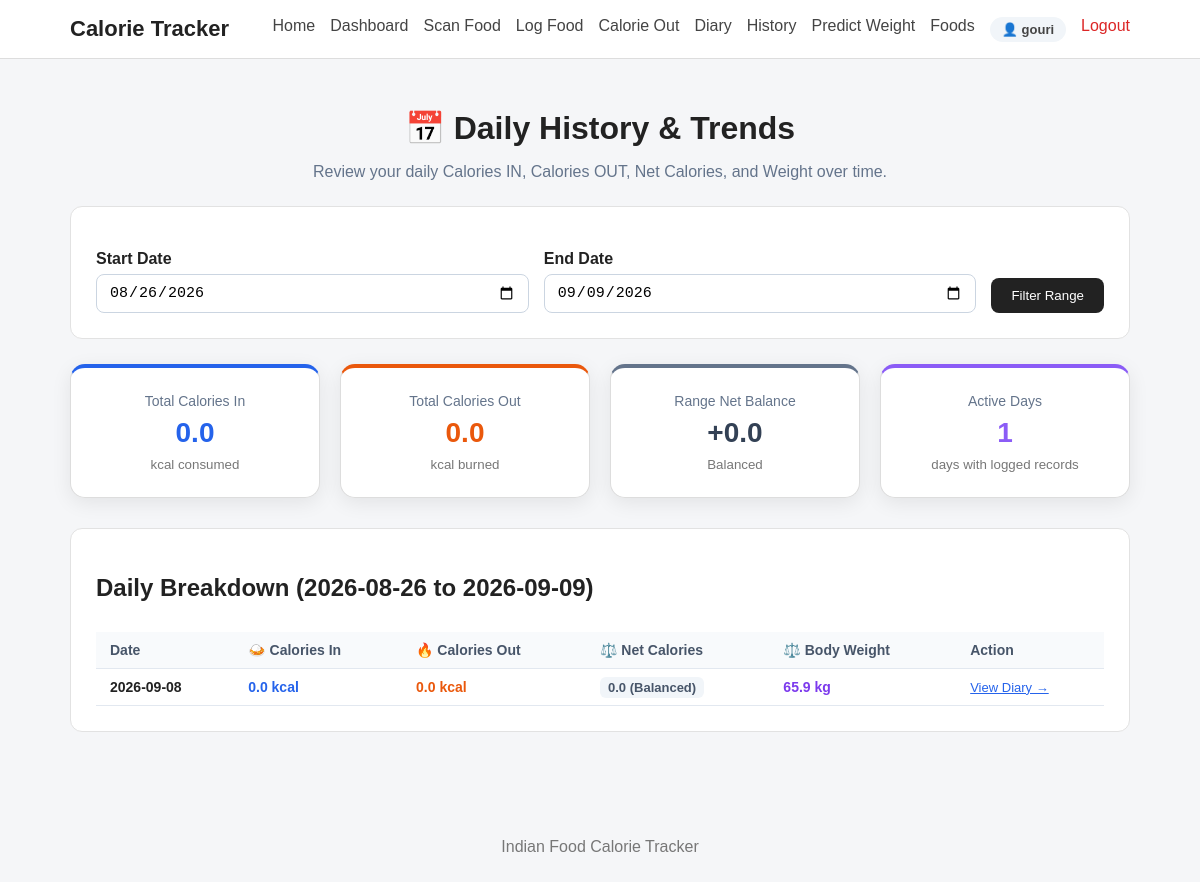
Page /history (signed in) on the earlier database version.
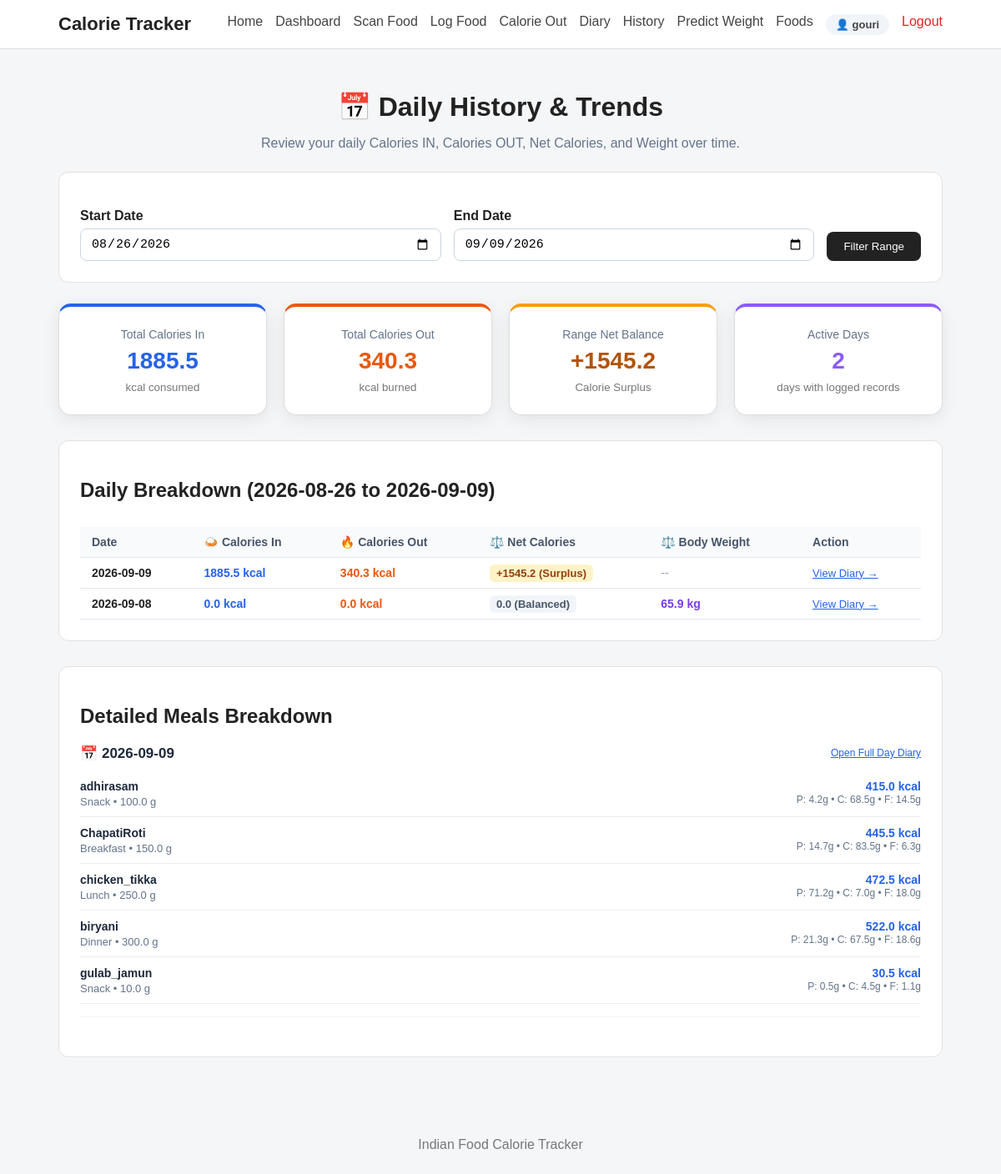
Same page on the later database version.
### tables this page shows
CREATE TABLE calorie_in_records (
            id INTEGER PRIMARY KEY AUTOINCREMENT,
            user_id INTEGER NOT NULL,
            dish_name TEXT NOT NULL,
            quantity REAL NOT NULL,
            meal_type TEXT,
            calories REAL DEFAULT 0.0,
            carbohydrates REAL DEFAULT 0.0,
            protein REAL DEFAULT 0.0,
            fats REAL DEFAULT 0.0,
            free_sugar REAL DEFAULT 0.0,
            fibre REAL DEFAULT 0.0,
            sodium REAL DEFAULT 0.0,
            calcium REAL DEFAULT 0.0,
            iron REAL DEFAULT 0.0,
            vitamin_c REAL DEFAULT 0.0,
            folate REAL DEFAULT 0.0,
            notes TEXT DEFAULT '',
            recorded_date TEXT NOT NULL,
            recorded_time TEXT,
            created_at TIMESTAMP DEFAULT CURRENT_TIMESTAMP,
            FOREIGN KEY (user_id) REFERENCES users(id) ON DELETE CASCADE
        );

### app.py (the view)
@app.route(
    "/history",
    methods=["GET", "POST"]
)
@login_required
def history():
    user_id = session.get("user_id")
    if request.method == "POST":
        start_date = request.form.get("start_date", "").strip()
        end_date = request.form.get("end_date", "").strip()
    else:
        start_date = request.args.get("start_date", "").strip()
        end_date = request.args.get("end_date", "").strip()
    today = datetime.now()
    if not start_date and not end_date:
        end_date = today.strftime("%Y-%m-%d")
        start_date = (today - timedelta(days=14)).strftime("%Y-%m-%d")
    elif not start_date:
        start_date = (today - timedelta(days=14)).strftime("%Y-%m-%d")
    elif not end_date:
        end_date = today.strftime("%Y-%m-%d")
    try:
        start = datetime.strptime(start_date, "%Y-%m-%d")
        end = datetime.strptime(end_date, "%Y-%m-%d")
    except ValueError:
        flash("Please enter valid dates (YYYY-MM-DD).", "error")
        return redirect(url_for("history"))
    if start > end:
        flash("Start date must be before or equal to end date.", "error")
        return redirect(url_for("history"))
    daily_history = get_user_history_daily(user_id, start_date, end_date, order="DESC")
    entries = get_diary_range_user(user_id, start_date, end_date)
    grouped = group_by_date(entries)
    totals = calculate_totals(entries)
    total_in = float(totals.get("Calories (kcal)", 0.0))
    total_burned = float(sum(d["calories_out"] for d in daily_history))
    total_net = round(total_in - total_burned, 1)
    return render_template(
        "history.html",
        entries=entries,
        grouped=grouped,
        totals=totals,
        daily_history=daily_history,
        total_in=round(total_in, 1),
        total_burned=round(total_burned, 1),
        total_net=total_net,
        start_date=start_date,
        end_date=end_date
    )

### app.py (called while the page is built)
def login_required(view_func):
    @wraps(view_func)
    def wrapped_view(*args, **kwargs):
        if not session.get("user_id"):
            flash("Please log in to access this page.", "error")
            return redirect(url_for("login", next=request.path))
        return view_func(*args, **kwargs)
    return wrapped_view

@app.context_processor
def inject_user():
    user_id = session.get("user_id")
    if user_id:
        user = get_user_by_id(user_id)
        if user:
            return {"current_user": user, "logged_in": True}
    return {"current_user": None, "logged_in": False}

### database.py (called while the page is built)
def get_connection():
    connection = sqlite3.connect(
        DATABASE_PATH
    )
    connection.row_factory = sqlite3.Row
    connection.execute("PRAGMA foreign_keys = ON")
    return connection

def get_user_by_id(user_id):
    connection = get_connection()
    cursor = connection.cursor()
    cursor.execute("SELECT * FROM users WHERE id = ?", (user_id,))
    user = cursor.fetchone()
    connection.close()
    return user

### services/diary_service.py (called while the page is built)
def get_diary_range_user(user_id, start_date, end_date):
    if not user_id:
        return []
    return get_calorie_in_range(user_id, start_date, end_date)

### templates/history.html (shortened to what the changed rows need)
{% extends "base.html" %}
{% block content %}
<div class="page-header" style="text-align: center; margin-bottom: 25px;">
    <h1>📅 Daily History &amp; Trends</h1>
</div>
<div class="summary-grid" style="margin-bottom: 30px;">
    <div class="summary-card" style="border-top: 4px solid #2563eb;">
        <span style="color: #64748b; font-size: 14px;">Total Calories In</span>
        <strong style="color: #2563eb; font-size: 28px; margin: 8px 0;">
            {{ "%.1f"|format(total_in) }}
        </strong>
        <small>kcal consumed</small>
    </div>
    <div class="summary-card" style="border-top: 4px solid #ea580c;">
        <span style="color: #64748b; font-size: 14px;">Total Calories Out</span>
        <strong style="color: #ea580c; font-size: 28px; margin: 8px 0;">
            {{ "%.1f"|format(total_burned) }}
        </strong>
        <small>kcal burned</small>
    </div>
    <div class="summary-card" style="border-top: 4px solid {% if total_net > 0 %}#f59e0b{% elif total_net < 0 %}#10b981{% else %}#64748b{% endif %};">
        <span style="color: #64748b; font-size: 14px;">Range Net Balance</span>
        <strong style="color: {% if total_net > 0 %}#b45309{% elif total_net < 0 %}#047857{% else %}#334155{% endif %}; font-size: 28px; margin: 8px 0;">
            {{ "%+.1f"|format(total_net) }}
        </strong>
        <small>
            {% if total_net > 0 %}
                Calorie Surplus
            {% elif total_net < 0 %}
                Calorie Deficit
            {% else %}
                Balanced
            {% endif %}
        </small>
    </div>
    <div class="summary-card" style="border-top: 4px solid #8b5cf6;">
        <span style="color: #64748b; font-size: 14px;">Active Days</span>
        <strong style="color: #8b5cf6; font-size: 28px; margin: 8px 0;">
            {{ daily_history|length }}
        </strong>
        <small>days with logged records</small>
    </div>
</div>
<div class="card" style="margin-bottom: 30px;">
    <h2>Daily Breakdown ({{ start_date }} to {{ end_date }})</h2>
    {% if daily_history %}
        <div style="overflow-x: auto;">
            <table class="styled-table">
                <thead>
                    <tr>
                        <th>Date</th>
                        <th>🍛 Calories In</th>
                        <th>🔥 Calories Out</th>
                        <th>⚖️ Net Calories</th>
                        <th>⚖️ Body Weight</th>
                        <th>Action</th>
                    </tr>
                </thead>
                <tbody>
                    {% for row in daily_history %}
                    <tr>
                        <td><strong>{{ row.date }}</strong></td>
                        <td style="color: #2563eb; font-weight: 600;">
                            {{ "%.1f"|format(row.calories_in) }} kcal
                        </td>
                        <td style="color: #ea580c; font-weight: 600;">
                            {{ "%.1f"|format(row.calories_out) }} kcal
                        </td>
                        <td>
                            {% if row.net_calories > 0 %}
                                <span style="background: #fef3c7; color: #92400e; padding: 3px 8px; border-radius: 6px; font-weight: 600; font-size: 13px;">
                                    +{{ "%.1f"|format(row.net_calories) }} (Surplus)
                                </span>
                            {% elif row.net_calories < 0 %}
                                <span style="background: #d1fae5; color: #065f46; padding: 3px 8px; border-radius: 6px; font-weight: 600; font-size: 13px;">
                                    {{ "%.1f"|format(row.net_calories) }} (Deficit)
                                </span>
                            {% else %}
                                <span style="background: #f1f5f9; color: #475569; padding: 3px 8px; border-radius: 6px; font-weight: 600; font-size: 13px;">
                                    0.0 (Balanced)
                                </span>
                            {% endif %}
                        </td>
                        <td>
                            {% if row.weight_kg is not none %}
                                <strong style="color: #7c3aed;">{{ "%.1f"|format(row.weight_kg) }} kg</strong>
                            {% else %}
                                <span style="color: #94a3b8;">--</span>
                            {% endif %}
                        </td>
                        <td>
                            <a href="{{ url_for('diary_date', date=row.date) }}" style="color: #2563eb; font-size: 13px; text-decoration: underline;">
                                View Diary &rarr;
                            </a>
                        </td>
                    </tr>
                    {% endfor %}
                </tbody>
            </table>
        </div>
    {% else %}
        <p class="empty-message" style="padding: 30px 20px;">
            No food or exercise entries found between {{ start_date }} and {{ end_date }}.
        </p>
    {% endif %}
</div>
{% if grouped %}
<div class="card">
    <h2>Detailed Meals Breakdown</h2>
    {% for date_key, date_entries in grouped.items() %}
    <div style="margin-bottom: 22px; border-bottom: 1px solid #f1f5f9; padding-bottom: 15px;">
        <div style="display: flex; justify-content: space-between; align-items: center; margin-bottom: 10px;">
            <h3 style="margin: 0; font-size: 17px; color: #1e293b;">
                📅 {{ date_key }}
            </h3>
            <a href="{{ url_for('diary_date', date=date_key) }}" style="font-size: 12px; color: #2563eb; text-decoration: underline;">
                Open Full Day Diary
            </a>
        </div>
        {% for entry in date_entries %}
        <div class="diary-entry" style="padding: 10px 0;">
            <div>
                <strong style="color: #1e293b; font-size: 14px;">{{ entry.dish_name }}</strong>
                <p style="margin: 2px 0 0; color: #64748b; font-size: 13px;">
                    {{ entry.meal_type|capitalize }} &bull; {{ entry.weight }} g
                </p>
            </div>
            <div style="text-align: right;">
                <strong style="color: #2563eb; font-size: 14px;">
                    {{ "%.1f"|format(entry.nutrition["Calories (kcal)"]) }} kcal
                </strong>
                <small style="display: block; color: #64748b; font-size: 12px;">
                    P: {{ "%.1f"|format(entry.nutrition["Protein (g)"]) }}g &bull;
                    C: {{ "%.1f"|format(entry.nutrition["Carbohydrates (g)"]) }}g &bull;
                    F: {{ "%.1f"|format(entry.nutrition["Fats (g)"]) }}g
                </small>
            </div>
        </div>
        {% endfor %}
    </div>
    {% endfor %}
</div>
{% endif %}
{% endblock %}

Differences in the rows shown:
added calorie_in_records: recorded_date "2026-09-09", dish_name "adhirasam", meal_type "Snack", weight "100.0", calories "415.0", protein "4.2", carbohydrates "68.5", fats "14.5"
added calorie_in_records: dish_name "ChapatiRoti", meal_type "Breakfast", weight "150.0", calories "445.5", protein "14.7", carbohydrates "83.5", fats "6.3", shown under "2026-09-09"
added calorie_in_records: dish_name "chicken_tikka", meal_type "Lunch", weight "250.0", calories "472.5", protein "71.2", carbohydrates "7.0", fats "18.0", shown under "2026-09-09"
added calorie_in_records: dish_name "biryani", meal_type "Dinner", weight "300.0", calories "522.0", protein "21.3", carbohydrates "67.5", fats "18.6", shown under "2026-09-09"
added calorie_in_records: dish_name "gulab_jamun", meal_type "Snack", weight "10.0", calories "30.5", protein "0.5", carbohydrates "4.5", fats "1.1", shown under "2026-09-09"
Other differences:
{{ "%.1f"|format(total_in) }}: "0.0" → "1885.5"
{{ "%.1f"|format(total_burned) }}: "0.0" → "340.3"
{{ "%+.1f"|format(total_net) }}: "+0.0" → "+1545.2"
{{ daily_history|length }}: "1" → "2"
text no longer shown: "Balanced"
text now shown: "Calorie Surplus Detailed Meals Breakdown"
new list line: "2026-09-09 1885.5 kcal 340.3 kcal + 1545.2 (Surplus) -- View Diary →"
